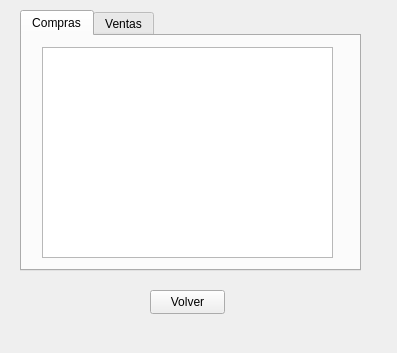
<?xml version="1.0" encoding="UTF-8"?>
<ui version="4.0">
 <class>Form</class>
 <widget class="QWidget" name="Form">
  <property name="geometry">
   <rect>
    <x>0</x>
    <y>0</y>
    <width>397</width>
    <height>353</height>
   </rect>
  </property>
  <property name="windowTitle">
   <string>Form</string>
  </property>
  <widget class="QTabWidget" name="Historial">
   <property name="geometry">
    <rect>
     <x>20</x>
     <y>10</y>
     <width>341</width>
     <height>261</height>
    </rect>
   </property>
   <property name="toolTip">
    <string>&lt;html&gt;&lt;head/&gt;&lt;body&gt;&lt;p&gt;Compras&lt;/p&gt;&lt;p&gt;&lt;br/&gt;&lt;/p&gt;&lt;/body&gt;&lt;/html&gt;</string>
   </property>
   <property name="currentIndex">
    <number>0</number>
   </property>
   <widget class="QWidget" name="Compras">
    <attribute name="title">
     <string>Compras</string>
    </attribute>
    <widget class="QTableView" name="tableView">
     <property name="geometry">
      <rect>
       <x>20</x>
       <y>11</y>
       <width>291</width>
       <height>211</height>
      </rect>
     </property>
    </widget>
   </widget>
   <widget class="QWidget" name="Ventas">
    <attribute name="title">
     <string>Ventas</string>
    </attribute>
    <widget class="QTableView" name="tableView_2">
     <property name="geometry">
      <rect>
       <x>20</x>
       <y>10</y>
       <width>291</width>
       <height>211</height>
      </rect>
     </property>
    </widget>
   </widget>
  </widget>
  <widget class="QPushButton" name="pushButton">
   <property name="geometry">
    <rect>
     <x>150</x>
     <y>290</y>
     <width>75</width>
     <height>24</height>
    </rect>
   </property>
   <property name="text">
    <string>Volver</string>
   </property>
  </widget>
 </widget>
 <resources/>
 <connections/>
</ui>
